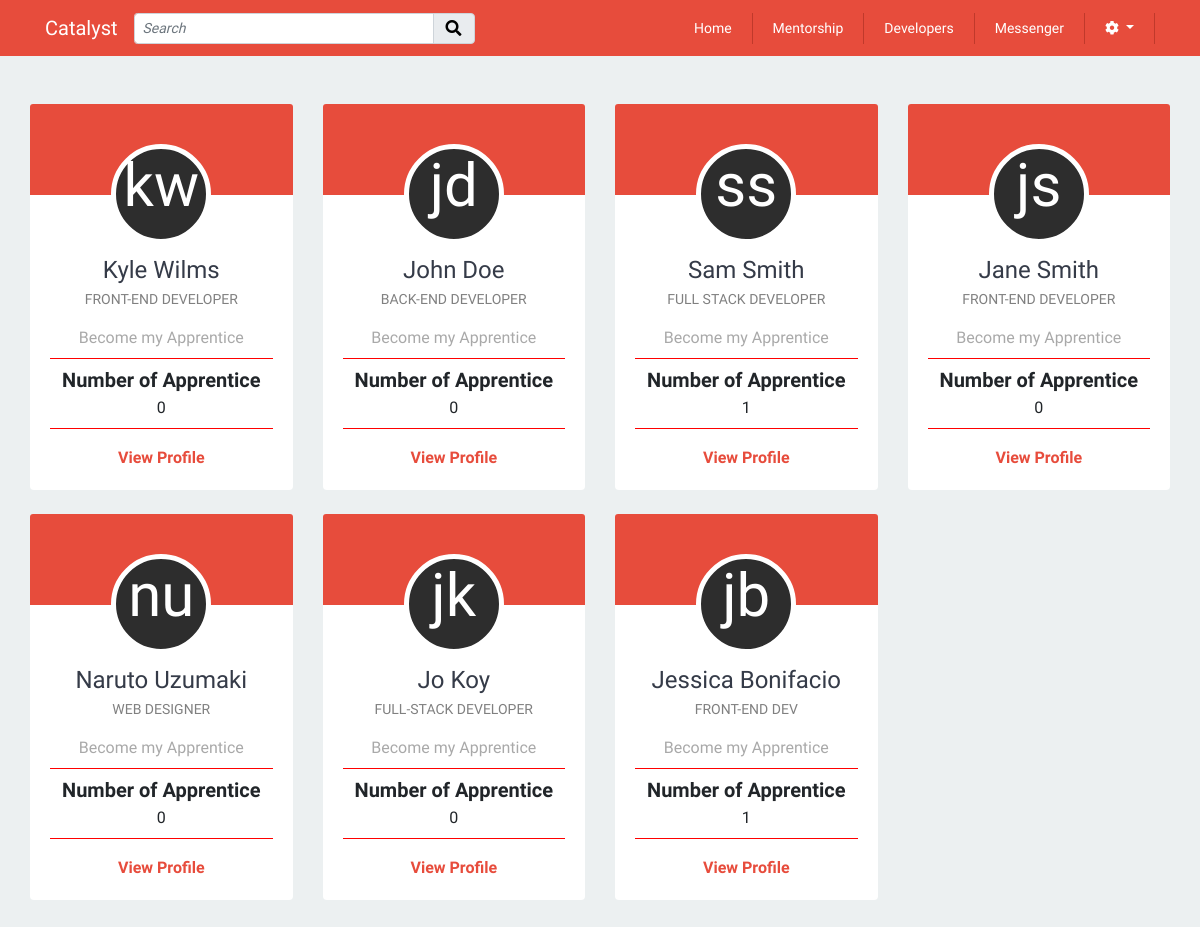
/includes/mentorship/mentorship.php (signed in), run on an earlier commit of the app's database.
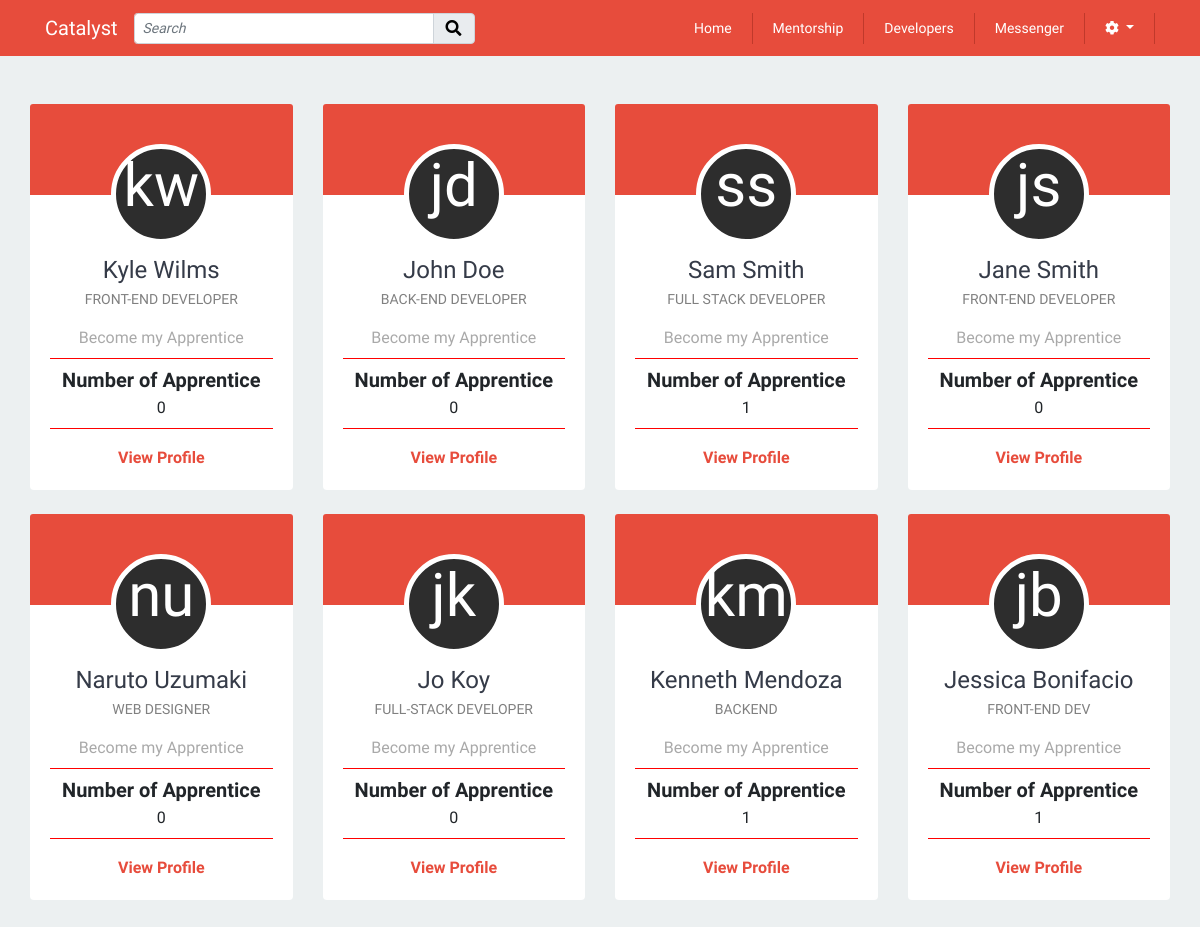
And on a later commit of the database.
### tables this page shows
CREATE TABLE `profiles` (
  `id` int(11) NOT NULL,
  `fname` varchar(255) NOT NULL,
  `lname` varchar(255) NOT NULL,
  `email` varchar(255) NOT NULL,
  `contact` varchar(255) NOT NULL,
  `image` longtext,
  `location` varchar(255) DEFAULT NULL,
  `position` varchar(255) DEFAULT NULL,
  `portfolio_url` varchar(255) DEFAULT NULL,
  `mentorship_status` tinyint(1) DEFAULT NULL,
  `user_id` int(11) NOT NULL
);

### models/mentorship/mentors.php (called while the page is built, shortened)
<?php
class Mentors{
    public function listAllMentor($db){
        $query = "SELECT * FROM profiles WHERE mentorship_status = 1";
        $pdost = $db->prepare($query);
        $pdost->execute();
        $mentors = $pdost->fetchAll(PDO::FETCH_OBJ);
        return $mentors;
    }
    public function listMentorApprentice($db){
        $query = "SELECT * FROM mentors where status = 'approved'";
        $pdost = $db->prepare($query);
        $pdost->execute();
        $mentors = $pdost->fetchAll(PDO::FETCH_OBJ);
        return $mentors;
    }
}

### includes/mentorship/list-mentors.php (the view, shortened to what this page needs)
<?php
require_once '../../models/database.php';
require_once '../../models/mentorship/mentors.php';
$dbcon = Database::getDb();
$mentors = new Mentors();
$mentors = $mentors->listAllMentor($dbcon);
$dbcon = Database::getDb();
$num_apprentice = new Mentors();
$num_apprentice  = $num_apprentice ->listMentorApprentice($dbcon);
$id = array();
foreach($mentors as $mentor){
    $fullName = ucfirst($mentor->fname) .' '. ucfirst($mentor->lname);
    $fName = $mentor->fname;
	$lName = $mentor->lname;
	$firstChar = mb_substr($fName, 0, 1, "UTF-8");
    $secChar = mb_substr($lName, 0, 1, "UTF-8");
    foreach($num_apprentice as $row){
        if($mentor->id === $row->mentor){
            @$id[$mentor->id] += 1;
        }
    }
    $count = 0;
    if(isset($id[$mentor->id])){
        $count = $id[$mentor->id];
    }
    echo
    '<div class="col-md-3 mt-4">
        <div class="card text-center">
            <div class="card-header main-left-sidebar-header">
                <div class="dev-profile-contatiner" style="margin:0 auto;top:30px;">
                    <div class="profile-avatar-circle">
                        <span class="profile-initials">'.$firstChar.$secChar.'</span>
                    </div>
                </div>
            </div>
            <div class="card-body text-center">
                <a href="../developers/profile.php?id='.$mentor->id.'"><h4>'.ucfirst($mentor->fname). ' '. ucfirst($mentor->lname).'</h4></a>
                <p class="mt-n1 mb-3 mentor-title">'.$mentor->position.'</p>
                <a onclick="mentor_id('.$mentor->id.');mentor_name(\'' .$fullName. '\'); apprentice_id('.$_SESSION['spId'].'); apprentice_fname(\''.$_SESSION['sfname'].'\'); apprentice_lname(\''.$_SESSION['slname'].'\');" ref="javascript:void(0)"><p class="mb-2 mentor-gray" data-toggle="modal" data-target="#apprentice" data-test="test">Become my Apprentice</p></a>
                <hr>
                <h6 class="mentor-num mb-1">Number of Apprentice</h6>
                <span>'.$count.'</span>
                <hr>
                <p class="mt-3"><a href="../developers/profile.php?id='.$mentor->id.'" class="mentor-profile">View Profile</a></p>
            </div>
        </div>
    </div>
    ';
}

What changed in the data, as far as the page shows it:
now on this page (row edited): profiles: fname "k", lname "m", fname "Kenneth", lname "Mendoza", position "BACKEND", id "1"
